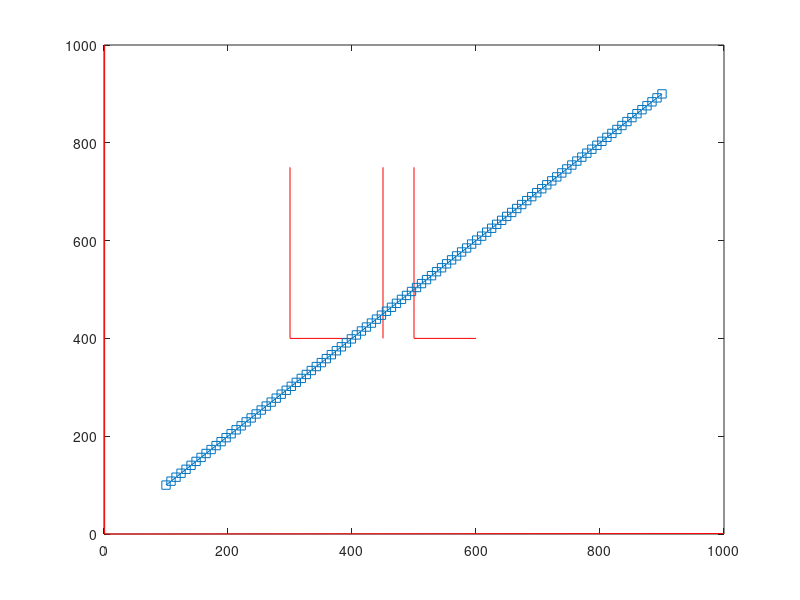

The MATLAB script that drew this image: (Note: this script raises an error after producing the figure.)
l=[300 750;300 400; 400 400];
i=[450 750;450 400];
l2=[500 750;500 400; 600 400];
k=[1 1000;1 0;1000 1]; %kjkjjj
plot(l(:,1),l(:,2),'r'); hold on;
plot(i(:,1),i(:,2),'r'); hold on;
plot(l2(:,1),l2(:,2),'r'); hold on;
plot(k(:,1),k(:,2),'r'); hold on;

start = 100; finish = 900;
x = linspace(start,finish);hold on;%(0,25,50);
y = x;%x.^2;
p = plot(x,y,'-s');
p.MarkerSize = 5;
p.MarkerIndices = 1:20:length(y+1);hold  on;
